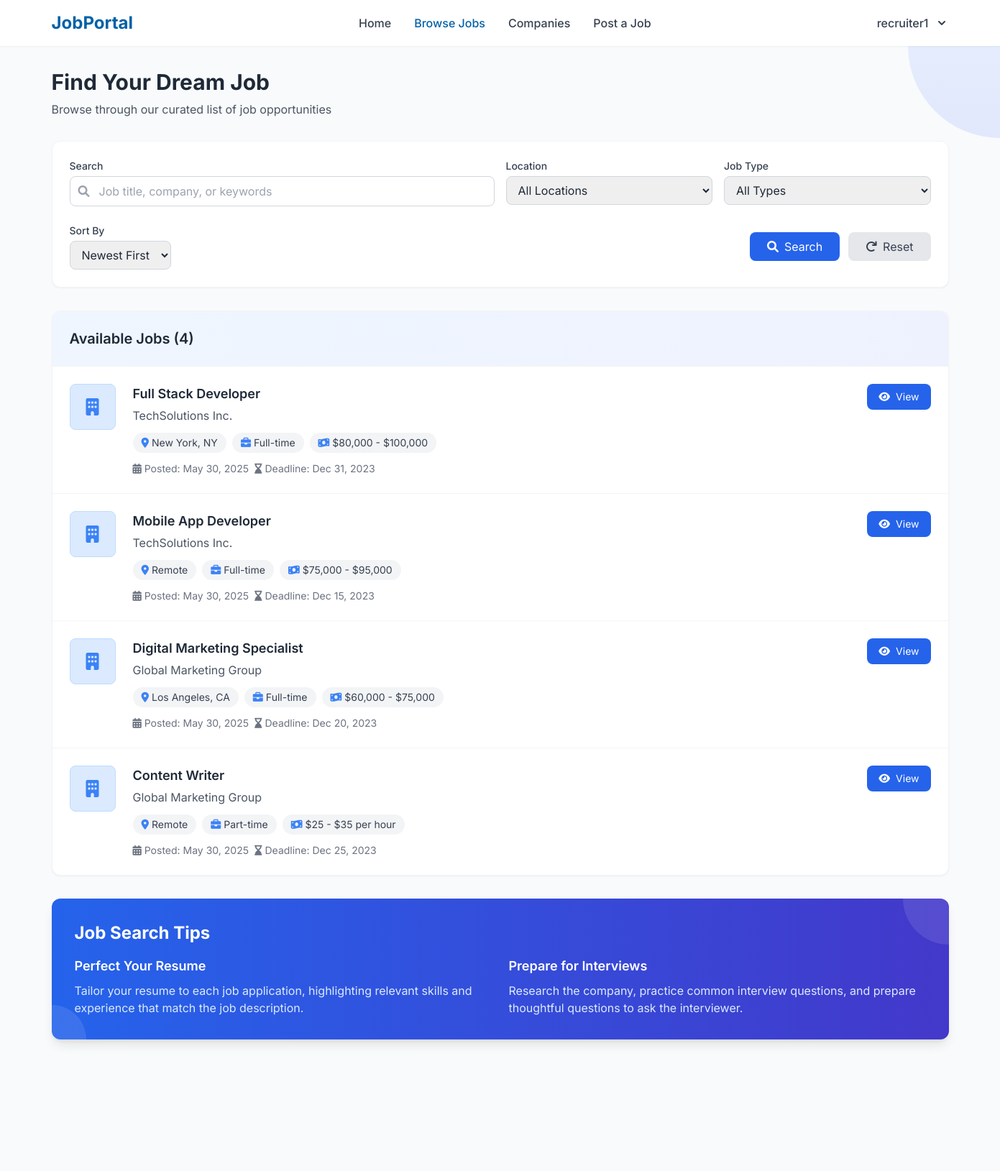
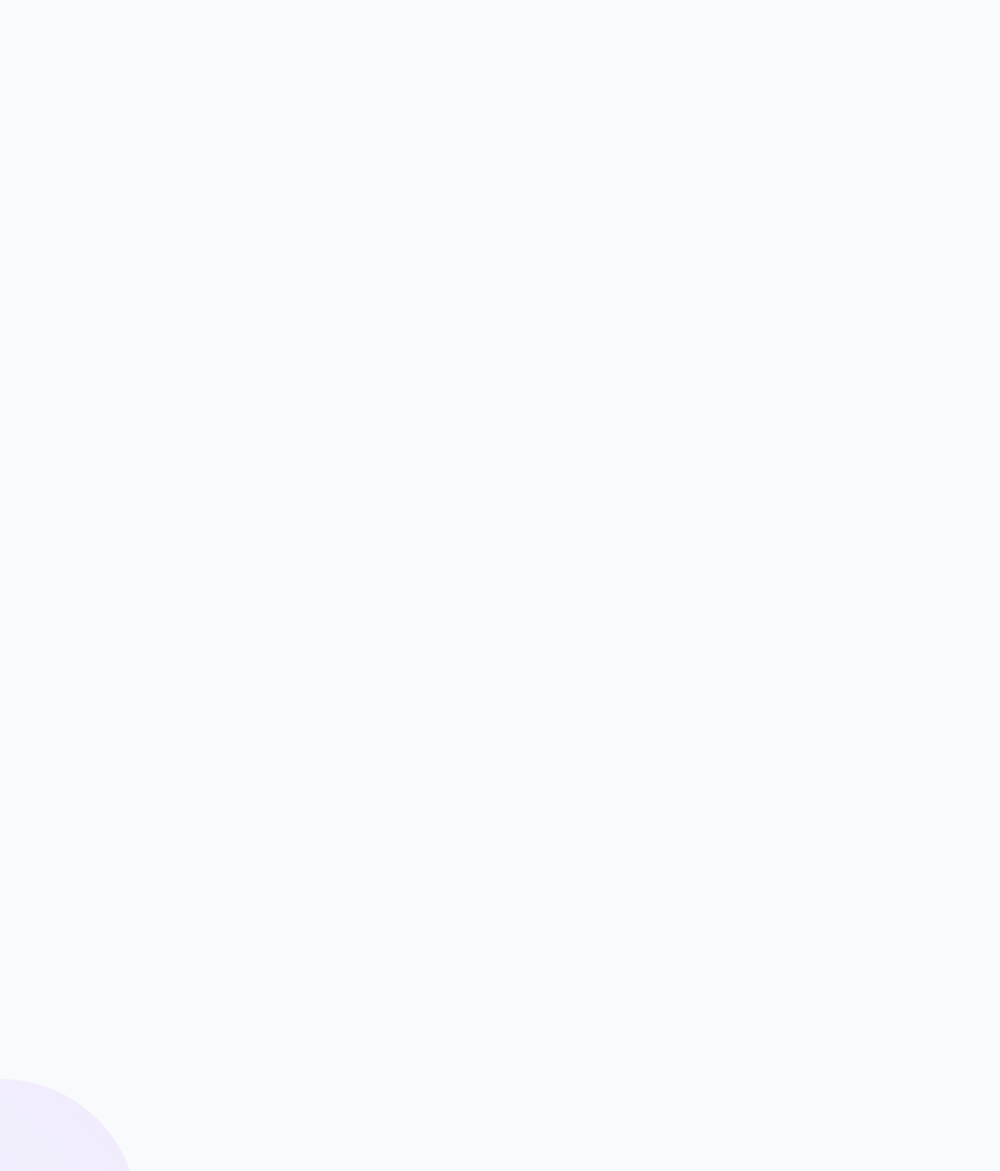
The app's page /jobs.php (signed in) with its own data (2 pictures, top to bottom).
### tables this page shows
CREATE TABLE IF NOT EXISTS jobs (
    id INT NOT NULL PRIMARY KEY AUTO_INCREMENT,
    recruiter_id INT NOT NULL,
    title VARCHAR(100) NOT NULL,
    description TEXT NOT NULL,
    requirements TEXT,
    location VARCHAR(100),
    job_type ENUM('full-time', 'part-time', 'contract', 'internship') NOT NULL,
    salary VARCHAR(50),
    posted_date TIMESTAMP DEFAULT CURRENT_TIMESTAMP,
    deadline DATE,
    status ENUM('open', 'closed') DEFAULT 'open',
    FOREIGN KEY (recruiter_id) REFERENCES users(id) ON DELETE CASCADE
);

### jobs.php (the view, shortened to what this page needs)
<?php
require_once 'includes/functions.php';
$filters = [
    'keyword' => isset($_GET['keyword']) ? sanitize($_GET['keyword']) : '',
    'location' => isset($_GET['location']) ? sanitize($_GET['location']) : '',
    'job_type' => isset($_GET['job_type']) ? sanitize($_GET['job_type']) : '',
    'sort' => isset($_GET['sort']) ? sanitize($_GET['sort']) : 'newest'
];
$sql_conditions = ["j.status = 'open'"];
$where_clause = implode(' AND ', $sql_conditions);
$sort_clause = "j.posted_date DESC";
$count_sql = "SELECT COUNT(*) as total FROM jobs j
              JOIN company_profiles c ON j.recruiter_id = c.user_id
              WHERE $where_clause";
$stmt = mysqli_prepare($conn, $count_sql);
mysqli_stmt_execute($stmt);
$result = mysqli_stmt_get_result($stmt);
$total_jobs = mysqli_fetch_assoc($result)['total'];
$jobs_per_page = 10;
$total_pages = ceil($total_jobs / $jobs_per_page);
$current_page = isset($_GET['page']) ? max(1, min($total_pages, (int)$_GET['page'])) : 1;
$offset = ($current_page - 1) * $jobs_per_page;
$sql = "SELECT DISTINCT j.*, c.company_name, c.logo_path
        FROM jobs j
        JOIN company_profiles c ON j.recruiter_id = c.user_id
        WHERE $where_clause
        ORDER BY $sort_clause
        LIMIT $offset, $jobs_per_page";
$stmt = mysqli_prepare($conn, $sql);
mysqli_stmt_execute($stmt);
$result = mysqli_stmt_get_result($stmt);
$jobs = mysqli_fetch_all($result, MYSQLI_ASSOC);
include 'includes/header.php';
?>
<div class="bg-gray-50 py-8 min-h-screen relative">
    <div class="absolute top-0 right-0 w-64 h-64 bg-gradient-to-br from-blue-100 to-indigo-200 rounded-full opacity-50 -mr-32 -mt-32 transform rotate-45"></div>
    <div class="absolute bottom-0 left-0 w-96 h-96 bg-gradient-to-tr from-blue-100 to-purple-200 rounded-full opacity-40 -ml-48 -mb-48"></div>
    <div class="container mx-auto px-4 relative z-10">
        <div class="mb-8">
            <h1 class="text-3xl font-bold text-gray-800 mb-2">Find Your Dream Job</h1>
            <p class="text-gray-600">Browse through our curated list of job opportunities</p>
        </div>
        <div class="bg-white rounded-xl shadow-sm border border-gray-100 p-6 mb-8">
            <form action="jobs.php" method="get" class="space-y-6">
                <div class="grid grid-cols-1 md:grid-cols-4 gap-4">
                    <div class="col-span-1 md:col-span-2">
                        <label for="keyword" class="block text-sm font-medium text-gray-700 mb-1">Search</label>
                        <div class="relative">
                            <div class="absolute inset-y-0 left-0 pl-3 flex items-center pointer-events-none">
                            </div>
                            <input type="text" id="keyword" name="keyword" value="<?php echo htmlspecialchars($filters['keyword']); ?>" placeholder="Job title, company, or keywords" class="block w-full pl-10 pr-3 py-2 border border-gray-300 rounded-lg focus:ring-blue-500 focus:border-blue-500">
                        </div>
                    </div>
                    <div>
                        <label for="location" class="block text-sm font-medium text-gray-700 mb-1">Location</label>
                        <select id="location" name="location" class="block w-full py-2 px-3 border border-gray-300 rounded-lg focus:ring-blue-500 focus:border-blue-500">
                            <option value="">All Locations</option>
                        </select>
                    </div>
                    <div>
                        <label for="job_type" class="block text-sm font-medium text-gray-700 mb-1">Job Type</label>
                        <select id="job_type" name="job_type" class="block w-full py-2 px-3 border border-gray-300 rounded-lg focus:ring-blue-500 focus:border-blue-500">
                            <option value="">All Types</option>
                        </select>
                    </div>
                </div>
                <div class="flex flex-col sm:flex-row justify-between items-center gap-4">
                    <div class="w-full sm:w-auto">
                        <label for="sort" class="block text-sm font-medium text-gray-700 mb-1">Sort By</label>
                        <select id="sort" name="sort" class="block w-full py-2 px-3 border border-gray-300 rounded-lg focus:ring-blue-500 focus:border-blue-500">
                            <option value="newest" <?php echo ($filters['sort'] === 'newest') ? 'selected' : ''; ?>>Newest First</option>
                        </select>
                    </div>
                    <div class="flex gap-3 w-full sm:w-auto">
                        <button type="submit" class="flex-grow sm:flex-grow-0 bg-blue-600 hover:bg-blue-700 text-white py-2 px-6 rounded-lg transition duration-300 flex items-center justify-center">
                            <i class="fas fa-search mr-2"></i> Search
                        </button>
                        <a href="jobs.php" class="flex-grow sm:flex-grow-0 bg-gray-200 hover:bg-gray-300 text-gray-700 py-2 px-6 rounded-lg transition duration-300 flex items-center justify-center">
                            <i class="fas fa-redo mr-2"></i> Reset
                        </a>
                    </div>
                </div>
            </form>
        </div>
        <div class="bg-white rounded-xl shadow-sm border border-gray-100 overflow-hidden mb-8">
            <div class="p-6 border-b border-gray-100 bg-gradient-to-r from-blue-50 to-indigo-50">
                <div class="flex justify-between items-center">
                    <h2 class="text-xl font-semibold text-gray-800">Available Jobs (<?php echo $total_jobs; ?>)</h2>
                </div>
            </div>
            <?php if (empty($jobs)): ?>
            <div class="p-8 text-center">
                <div class="w-16 h-16 bg-blue-100 rounded-full flex items-center justify-center mx-auto mb-4">
                    <i class="fas fa-search text-blue-500 text-2xl"></i>
                </div>
                <h3 class="text-xl font-semibold text-gray-800 mb-2">No Jobs Found</h3>
                <p class="text-gray-600 mb-4">We couldn't find any jobs matching your search criteria.</p>
                <a href="jobs.php" class="inline-flex items-center bg-blue-600 hover:bg-blue-700 text-white px-4 py-2 rounded-lg transition duration-300">
                    <i class="fas fa-redo mr-2"></i> Clear Filters
                </a>
            </div>
            <?php else: ?>
            <div class="divide-y divide-gray-100">
                <?php foreach ($jobs as $job): ?>
                <div class="p-6 hover:bg-gray-50 transition duration-300">
                    <div class="flex flex-col md:flex-row gap-6">
                        <div class="flex-shrink-0">
                            <?php if (!empty($job['logo_path'])): ?>
                                <img src="<?php echo $job['logo_path']; ?>" alt="<?php echo htmlspecialchars($job['company_name']); ?>" class="w-16 h-16 object-contain rounded-lg border border-gray-200">
                            <?php else: ?>
                                <div class="w-16 h-16 bg-blue-100 rounded-lg flex items-center justify-center border border-blue-200">
                                    <i class="fas fa-building text-blue-500 text-2xl"></i>
                                </div>
                            <?php endif; ?>
                        </div>
                        <div class="flex-grow">
                            <h3 class="text-lg font-semibold text-gray-800 mb-1">
                                <a href="job_details.php?id=<?php echo $job['id']; ?>" class="hover:text-blue-600 transition duration-300"><?php echo htmlspecialchars($job['title']); ?></a>
                            </h3>
                            <p class="text-gray-600 mb-3"><?php echo htmlspecialchars($job['company_name']); ?></p>
                            <div class="flex flex-wrap gap-2 mb-3">
                                <span class="bg-gray-100 text-gray-700 px-3 py-1 rounded-full text-sm flex items-center">
                                    <i class="fas fa-map-marker-alt mr-1 text-blue-500"></i> <?php echo htmlspecialchars($job['location']); ?>
                                </span>
                                <span class="bg-gray-100 text-gray-700 px-3 py-1 rounded-full text-sm flex items-center">
                                    <i class="fas fa-briefcase mr-1 text-blue-500"></i> <?php echo htmlspecialchars(ucfirst($job['job_type'])); ?>
                                </span>
                                <?php if (!empty($job['salary'])): ?>
                                <span class="bg-gray-100 text-gray-700 px-3 py-1 rounded-full text-sm flex items-center">
                                    <i class="fas fa-money-bill-wave mr-1 text-blue-500"></i> <?php echo htmlspecialchars($job['salary']); ?>
                                </span>
                                <?php endif; ?>
                            </div>
                            <div class="flex flex-wrap gap-2 text-sm text-gray-500">
                                <span class="flex items-center">
                                    <i class="fas fa-calendar-alt mr-1"></i> Posted: <?php echo date('M d, Y', strtotime($job['posted_date'])); ?>
                                </span>
                                <?php if (!empty($job['deadline'])): ?>
                                <span class="flex items-center">
                                    <i class="fas fa-hourglass-end mr-1"></i> Deadline: <?php echo date('M d, Y', strtotime($job['deadline'])); ?>
                                </span>
                                <?php endif; ?>
                            </div>
                        </div>
                        <div class="flex-shrink-0 flex flex-row md:flex-col gap-2">
                            <a href="job_details.php?id=<?php echo $job['id']; ?>" class="bg-blue-600 hover:bg-blue-700 text-white px-4 py-2 rounded-lg text-sm transition duration-300 flex items-center justify-center">
                                <i class="fas fa-eye mr-2"></i> View
                            </a>
                        </div>
                    </div>
                </div>
                <?php endforeach; ?>
            </div>
            <?php endif; ?>
        </div>
        <div class="bg-gradient-to-r from-blue-600 to-indigo-700 rounded-xl shadow-lg overflow-hidden text-white">
            <div class="p-6 md:p-8 relative">
                <div class="absolute top-0 right-0 w-32 h-32 bg-white opacity-10 rounded-full -mr-16 -mt-16"></div>
                <div class="absolute bottom-0 left-0 w-24 h-24 bg-white opacity-10 rounded-full -ml-12 -mb-12"></div>
                <h2 class="text-2xl font-bold mb-4 relative z-10">Job Search Tips</h2>
                <div class="grid md:grid-cols-2 gap-6 relative z-10">
                    <div>
                        <h3 class="font-semibold text-lg mb-2">Perfect Your Resume</h3>
                        <p class="text-blue-100">Tailor your resume to each job application, highlighting relevant skills and experience that match the job description.</p>
                    </div>
                    <div>
                        <h3 class="font-semibold text-lg mb-2">Prepare for Interviews</h3>
                        <p class="text-blue-100">Research the company, practice common interview questions, and prepare thoughtful questions to ask the interviewer.</p>
                    </div>
                </div>
            </div>
        </div>
    </div>
</div>
<?php include 'includes/footer.php'; ?>

### assets/css/custom.css (style rules this page uses)
:root { --primary-color: #0061a7; --secondary-color: #00a4e4; --accent-color: #6cc24a; --dark-bg: #1a2b3c; --light-bg: #f5f7fa; --text-dark: #333333; --text-light: #ffffff; --border-color: #e1e5eb; --success-color: #28a745; --warning-color: #ffc107; --danger-color: #dc3545; --info-color: #17a2b8; }
body { font-family: 'Roboto', sans-serif; color: var(--text-dark); background-color: var(--light-bg); line-height: 1.6; }
a { color: var(--primary-color); text-decoration: none; transition: all 0.3s ease; }
:root { --primary-color: #0061a7; --secondary-color: #00a4e4; --accent-color: #6cc24a; --dark-bg: #1a2b3c; --light-bg: #f5f7fa; --text-dark: #333333; --text-light: #ffffff; }

### records on screen
jobs: title "Full Stack Developer", company_name "TechSolutions Inc.", location "New York, NY", job_type "Full-time", salary "$80,000 - $100,000", posted_date "May 30, 2025", deadline "Dec 31, 2023"
jobs: title "Mobile App Developer", company_name "TechSolutions Inc.", location "Remote", job_type "Full-time", salary "$75,000 - $95,000", posted_date "May 30, 2025", deadline "Dec 15, 2023"
jobs: title "Digital Marketing Specialist", company_name "Global Marketing Group", location "Los Angeles, CA", job_type "Full-time", salary "$60,000 - $75,000", posted_date "May 30, 2025", deadline "Dec 20, 2023"
jobs: title "Content Writer", company_name "Global Marketing Group", location "Remote", job_type "Part-time", salary "$25 - $35 per hour", posted_date "May 30, 2025", deadline "Dec 25, 2023"

### other values on screen
$_SESSION['username'] "recruiter1"
$total_jobs "4"
